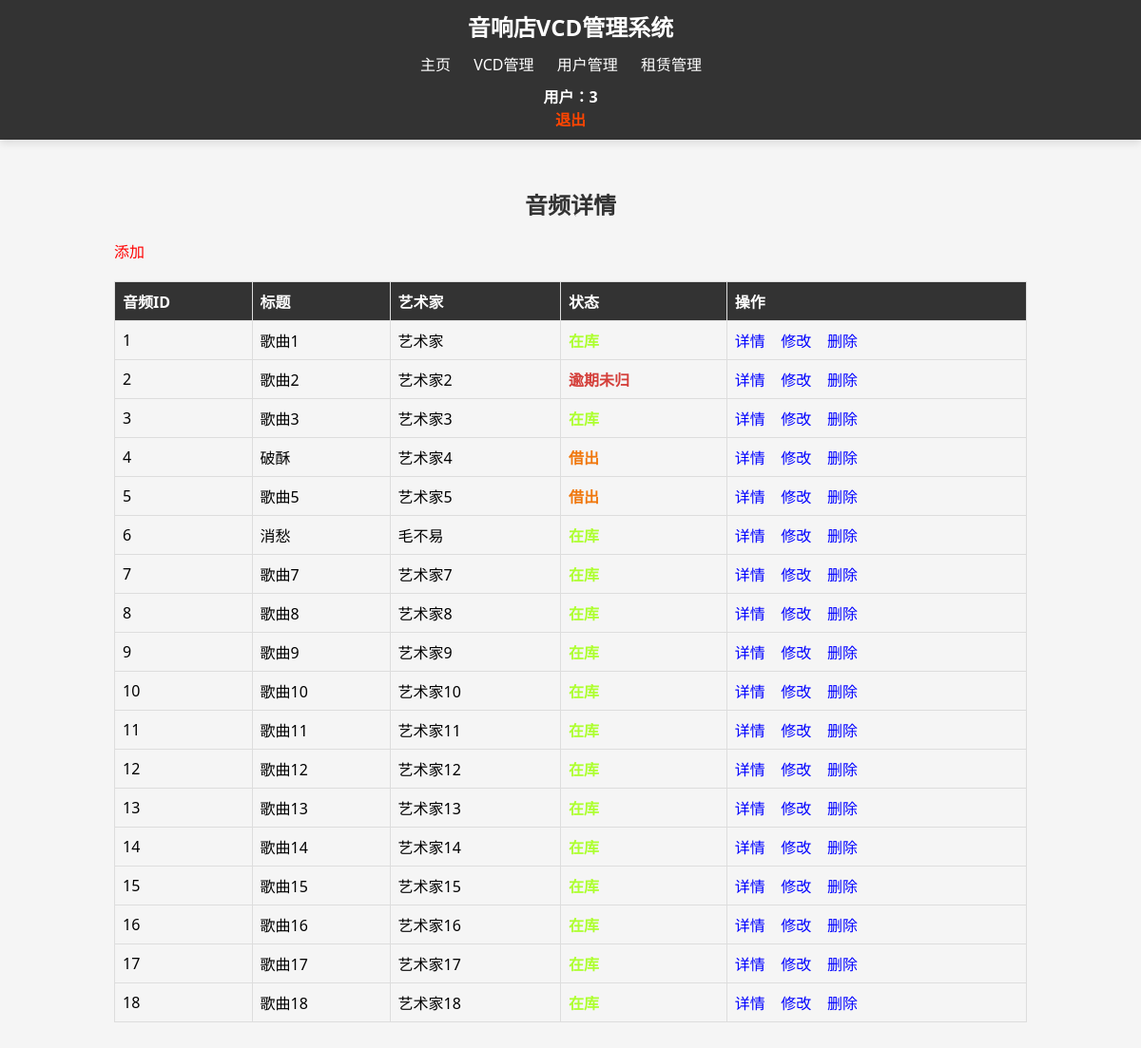
Screenshot of /view.php (signed in) with the database file from the repository.
### tables this page shows
CREATE TABLE `audio_info`  (
  `id` int NOT NULL AUTO_INCREMENT COMMENT '音频ID',
  `title` varchar(50) NOT NULL COMMENT '标题',
  `artist` varchar(50) NOT NULL COMMENT '艺术家',
  `genre` varchar(30) NOT NULL COMMENT '流派',
  `release_date` date NOT NULL COMMENT '发行日期',
  `price` decimal(8, 2) NOT NULL COMMENT '价格',
  `audio_format` varchar(20) NOT NULL COMMENT '音频格式',
  `description` text NULL COMMENT '描述',
  PRIMARY KEY (`id`) USING BTREE
);

### view.php (the view, shortened to what this page needs)
<?php
include_once('header.php');
include_once("conn.php");
$query = "SELECT * FROM audio_info";
$stmt = $conn->query($query);
$arr = array();
$arr2 = array();
$query2 = "SELECT audio_id, return_date FROM rental_list";
$stmt2 = $conn->query($query2);
foreach ($stmt2 as $row) {
    if (strtotime($row['return_date']) > time()) {
        array_push($arr, $row['audio_id']);
    } else {
        array_push($arr2, $row['audio_id']);
    }
}
?>
<!DOCTYPE html>
<html lang="en">
<head>
</head>
<body>
    <div id="FanYe">
        <h2>音频详情</h2>
        <a href="addAudio.php" style='color:red'>添加</a>
        <table>
            <tr>
                <th>音频ID</th>
                <th>标题</th>
                <th>艺术家</th>
                <th>状态</th>
                <th>操作</th>
            </tr>
            <?php
            foreach ($stmt as $row) {
                echo "<tr>";
                echo "<td>{$row['id']}</td>";
                echo "<td>{$row['title']}</td>";
                echo "<td>{$row['artist']}</td>";
                if (in_array($row['id'], $arr)) {
                    echo "<td class='status-issued'>借出</td>";
                } else if (in_array($row['id'], $arr2)) {
                    echo "<td class='status-overdue'>逾期未归</td>";
                } else {
                    echo "<td class='status-available'>在库</td>";
                }
                $id = $row['id'];
                echo "<td>" . "<a href='audio_detail.php?audio_id=$id' style='color: blue;'>详情</a>" . "&nbsp&nbsp&nbsp
                <a href='edit_audio.php?audio_id=$id' style='color: blue;'>修改</a>" . "&nbsp&nbsp&nbsp
                <a href='delete_audio.php?audio_id=$id' style='color: blue;'>删除</a>" . "</td>";
                echo "</tr>";
            }
            ?>
        </table>
    </div>
</body>
</html>

### header.php (style rules this page uses)
body { font-family: Arial, sans-serif; margin: 0; padding: 0; background-color: #f4f4f4; }
a { color: #fff; text-decoration: none; }

### view.php (style rules this page uses)
body { font-family: 'Segoe UI', Tahoma, Geneva, Verdana, sans-serif; background-color: #f5f5f5; margin: 0; padding: 0; box-sizing: border-box; }
#FanYe { width: 80%; margin: 50px auto; }
h2 { text-align: center; color: #333; }
table { width: 100%; border-collapse: collapse; margin-top: 20px; }
th, td { border: 1px solid #ddd; padding: 8px; text-align: left; }
th { background-color: #333; color: #fff; }
.status-issued { color: #f0770c; font-weight: bold; }
.status-overdue { color: #d43f3a; font-weight: bold; }
.status-available { color: greenyellow; font-weight: bold; }
td>a { color: blue; text-decoration: none; }

### rows the page displays
audio_info: id "1", title "歌曲1", artist "艺术家", shows "在库"
audio_info: id "2", title "歌曲2", artist "艺术家2", shows "逾期未归"
audio_info: id "3", title "歌曲3", artist "艺术家3", shows "在库"
audio_info: id "4", title "破酥", artist "艺术家4", shows "借出"
audio_info: id "5", title "歌曲5", artist "艺术家5", shows "借出"
audio_info: id "6", title "消愁", artist "毛不易", shows "在库"
audio_info: id "7", title "歌曲7", artist "艺术家7", shows "在库"
audio_info: id "8", title "歌曲8", artist "艺术家8", shows "在库"
audio_info: id "9", title "歌曲9", artist "艺术家9", shows "在库"
audio_info: id "10", title "歌曲10", artist "艺术家10", shows "在库"
audio_info: id "11", title "歌曲11", artist "艺术家11", shows "在库"
audio_info: id "12", title "歌曲12", artist "艺术家12", shows "在库"
audio_info: id "13", title "歌曲13", artist "艺术家13", shows "在库"
audio_info: id "14", title "歌曲14", artist "艺术家14", shows "在库"
audio_info: id "15", title "歌曲15", artist "艺术家15", shows "在库"
audio_info: id "16", title "歌曲16", artist "艺术家16", shows "在库"
audio_info: id "17", title "歌曲17", artist "艺术家17", shows "在库"
audio_info: id "18", title "歌曲18", artist "艺术家18", shows "在库"

### other values shown
$_SESSION['id'] "3"
